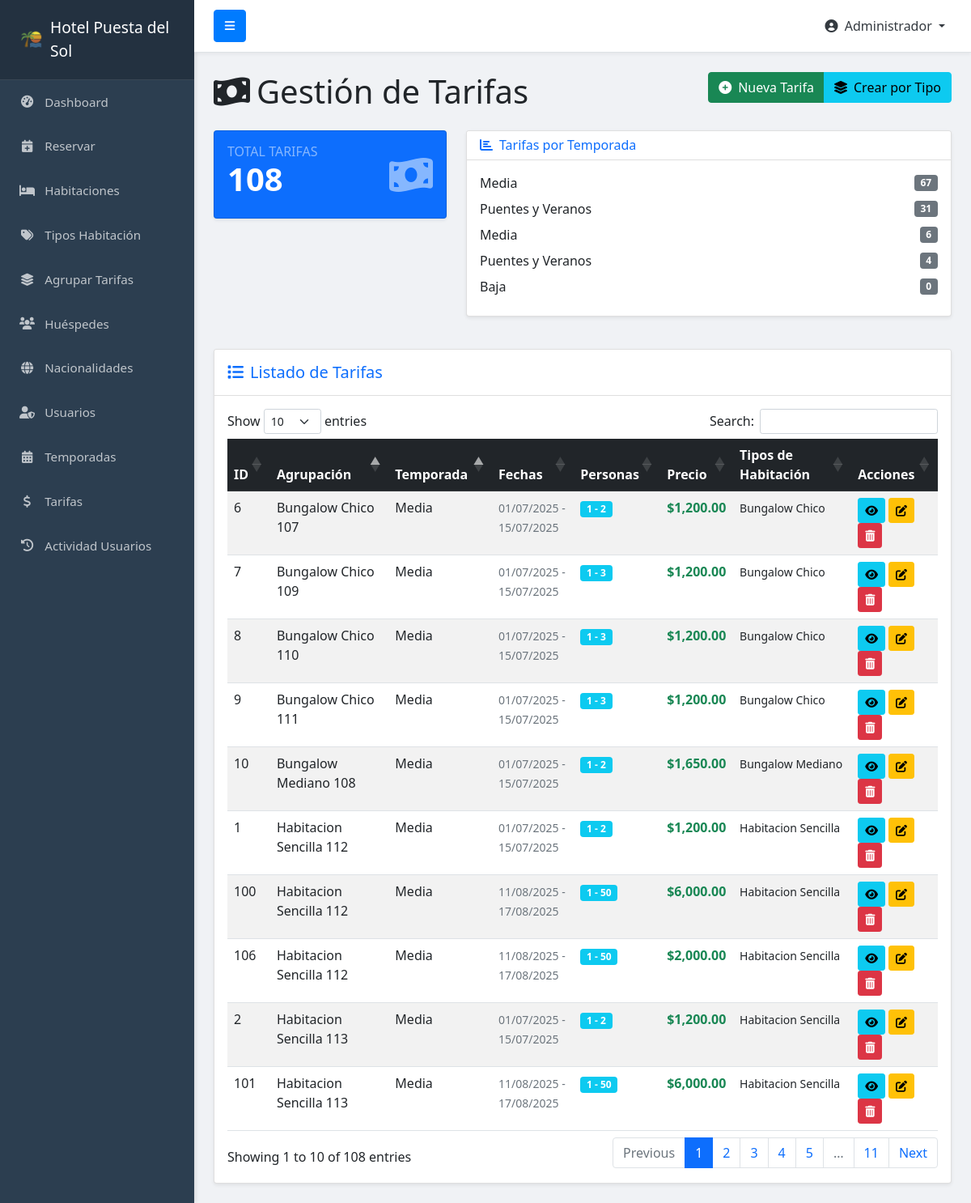
Screenshot of /sol/tarifa/tarifasfunciona.php (signed in) with the database file from the repository.
### tables this page shows
CREATE TABLE `tarifas` (
  `id` int(11) NOT NULL,
  `id_agrupacion` int(11) DEFAULT NULL,
  `id_tipo_habitacion` int(11) DEFAULT NULL,
  `id_temporada` int(11) DEFAULT NULL,
  `personas_min` int(11) DEFAULT NULL,
  `personas_max` int(11) DEFAULT NULL,
  `noches_min` int(11) DEFAULT '1',
  `noches_max` int(11) DEFAULT NULL,
  `precio` decimal(10,2) DEFAULT NULL,
  `ultima_actualizacion` timestamp NOT NULL DEFAULT CURRENT_TIMESTAMP ON UPDATE CURRENT_TIMESTAMP
);

CREATE TABLE `agrupaciones` (
  `id` int(11) NOT NULL,
  `nombre` varchar(100) DEFAULT NULL,
  `descripcion` text
);

CREATE TABLE `temporadas` (
  `id` int(11) NOT NULL,
  `nombre` varchar(100) DEFAULT NULL,
  `fecha_inicio` date DEFAULT NULL,
  `fecha_fin` date DEFAULT NULL,
  `color` varchar(7) DEFAULT '#007bff'
);

### sol/tarifa/tarifasfunciona.php (the view, shortened to what this page needs)
<?php
require_once '../config/db_connect.php';
$query_tarifas = "SELECT t.id, t.personas_min, t.personas_max, t.precio,
                        a.nombre as agrupacion_nombre, a.descripcion as agrupacion_descripcion,
                        temp.nombre as temporada_nombre, temp.fecha_inicio, temp.fecha_fin,
                        GROUP_CONCAT(DISTINCT th.nombre SEPARATOR ', ') as tipos_habitacion
                 FROM tarifas t
                 LEFT JOIN agrupaciones a ON t.id_agrupacion = a.id
                 LEFT JOIN temporadas temp ON t.id_temporada = temp.id
                 LEFT JOIN agrupacion_habitaciones ah ON a.id = ah.id_agrupacion
                 LEFT JOIN habitaciones h ON ah.id_habitacion = h.id
                 LEFT JOIN tipos_habitacion th ON h.id_tipo_habitacion = th.id
                 GROUP BY t.id, t.personas_min, t.personas_max, t.precio, a.nombre, a.descripcion, temp.nombre, temp.fecha_inicio, temp.fecha_fin
                 ORDER BY temp.fecha_inicio ASC, a.nombre ASC";
$result_tarifas = mysqli_query($conn, $query_tarifas);
$stats = [];
$stats['total'] = mysqli_num_rows($result_tarifas);
$stats_temporadas_query = "SELECT temp.nombre, COUNT(t.id) as total
                          FROM temporadas temp
                          LEFT JOIN tarifas t ON temp.id = t.id_temporada
                          GROUP BY temp.id, temp.nombre
                          ORDER BY total DESC LIMIT 5";
$stats_temporadas_result = mysqli_query($conn, $stats_temporadas_query);
?>
<!DOCTYPE html>
<html lang="es">
<head>
    <link href="https://cdn.jsdelivr.net/npm/bootstrap@5.1.3/dist/css/bootstrap.min.css" rel="stylesheet">
    <link rel="stylesheet" href="https://cdnjs.cloudflare.com/ajax/libs/font-awesome/6.0.0-beta3/css/all.min.css">
    <link rel="stylesheet" href="https://cdn.datatables.net/1.11.3/css/dataTables.bootstrap5.min.css">
    <link rel="stylesheet" href="https://cdn.jsdelivr.net/npm/sweetalert2@11/dist/sweetalert2.min.css">
</head>
<body>
    <?php require_once '../includes/sidebar.php'; ?>
    <div id="page-content-wrapper">
        <div class="container-fluid mt-4">
            <div class="row">
                <div class="col-12">
                    <h1 class="mb-4">
                        <i class="fas fa-money-bill-wave me-2"></i>Gestión de Tarifas
                        <div class="btn-group float-end" role="group">
                            <button class="btn btn-success" data-bs-toggle="modal" data-bs-target="#modalCrearTarifa">
                                <i class="fas fa-plus-circle me-2"></i>Nueva Tarifa
                            </button>
                            <button class="btn btn-info" data-bs-toggle="modal" data-bs-target="#modalCrearPorTipo">
                                <i class="fas fa-layer-group me-2"></i>Crear por Tipo
                            </button>
                        </div>
                    </h1>
                </div>
            </div>
            <div class="row mb-4">
                <div class="col-md-4 mb-3">
                    <div class="card bg-primary text-white shadow-sm card-stats">
                        <div class="card-body">
                            <div class="d-flex justify-content-between align-items-center">
                                <div>
                                    <h6 class="text-uppercase text-white-50 mb-0">Total Tarifas</h6>
                                    <h3 class="display-6 fw-bold"><?php echo $stats['total']; ?></h3>
                                </div>
                                <i class="fas fa-money-bill-wave fa-3x text-white-50"></i>
                            </div>
                        </div>
                    </div>
                </div>
                <div class="col-md-8 mb-3">
                    <div class="card shadow-sm">
                        <div class="card-header bg-white">
                            <h6 class="mb-0 text-primary"><i class="fas fa-chart-bar me-2"></i>Tarifas por Temporada</h6>
                        </div>
                        <div class="card-body">
                            <?php while ($stat_temp = mysqli_fetch_assoc($stats_temporadas_result)): ?>
                                <div class="d-flex justify-content-between align-items-center mb-2">
                                    <span><?php echo htmlspecialchars($stat_temp['nombre']); ?></span>
                                    <span class="badge bg-secondary"><?php echo $stat_temp['total']; ?></span>
                                </div>
                            <?php endwhile; ?>
                        </div>
                    </div>
                </div>
            </div>
            <div class="card shadow-sm mb-4">
                <div class="card-header bg-white py-3">
                    <h5 class="mb-0 text-primary"><i class="fas fa-list me-2"></i>Listado de Tarifas</h5>
                </div>
                <div class="card-body">
                    <div class="table-responsive">
                        <table id="tarifasTable" class="table table-hover table-striped" style="width:100%">
                            <thead class="table-dark">
                                <tr>
                                    <th>ID</th>
                                    <th>Agrupación</th>
                                    <th>Temporada</th>
                                    <th>Fechas</th>
                                    <th>Personas</th>
                                    <th>Precio</th>
                                    <th>Tipos de Habitación</th>
                                    <th>Acciones</th>
                                </tr>
                            </thead>
                            <tbody>
                                <?php mysqli_data_seek($result_tarifas, 0); ?>
                                <?php while ($tarifa = mysqli_fetch_assoc($result_tarifas)): ?>
                                    <tr>
                                        <td><?php echo htmlspecialchars($tarifa['id']); ?></td>
                                        <td><?php echo htmlspecialchars($tarifa['agrupacion_nombre']); ?></td>
                                        <td><?php echo htmlspecialchars($tarifa['temporada_nombre']); ?></td>
                                        <td>
                                            <small class="text-muted">
                                                <?php echo date('d/m/Y', strtotime($tarifa['fecha_inicio'])); ?> -
                                                <?php echo date('d/m/Y', strtotime($tarifa['fecha_fin'])); ?>
                                            </small>
                                        </td>
                                        <td>
                                            <span class="badge bg-info">
                                                <?php echo $tarifa['personas_min']; ?> - <?php echo $tarifa['personas_max']; ?>
                                            </span>
                                        </td>
                                        <td>
                                            <strong class="text-success">$<?php echo number_format($tarifa['precio'], 2); ?></strong>
                                        </td>
                                        <td>
                                            <small><?php echo htmlspecialchars($tarifa['tipos_habitacion']); ?></small>
                                        </td>
                                        <td>
                                            <button class="btn btn-sm btn-info ver-detalles-btn" data-id="<?php echo $tarifa['id']; ?>" title="Ver Detalles">
                                                <i class="fas fa-eye"></i>
                                            </button>
                                            <button class="btn btn-sm btn-warning editar-btn" data-id="<?php echo $tarifa['id']; ?>" title="Editar">
                                                <i class="fas fa-edit"></i>
                                            </button>
                                            <button class="btn btn-sm btn-danger eliminar-btn" data-id="<?php echo $tarifa['id']; ?>" title="Eliminar">
                                                <i class="fas fa-trash-alt"></i>
                                            </button>
                                        </td>
                                    </tr>
                                <?php endwhile; ?>
                            </tbody>
                        </table>
                    </div>
                </div>
            </div>
        </div>
    </div>
</body>
</html>

### sol/tarifa/tarifasfunciona.php (style rules this page uses)
body { overflow-x: hidden; background-color: #f8f9fa; }
.card-stats { transition: transform 0.2s; }

### sol/includes/sidebar.php (style rules this page uses)
body { overflow-x: hidden; background-color: #f0f2f5; }
#page-content-wrapper { min-width: 100vw; }
@media (min-width: 768px) { #page-content-wrapper { min-width: 0; width: 100%; } }

### rows the page displays
tarifas: id "6", id_agrupacion.nombre "Bungalow Chico 107", id_temporada.nombre "Media", id_temporada.fecha_inicio "01/07/2025", id_temporada.fecha_fin "15/07/2025", personas_min "1", personas_max "2", precio "1,200.00", tipos_habitacion "Bungalow Chico"
tarifas: id "7", id_agrupacion.nombre "Bungalow Chico 109", id_temporada.nombre "Media", id_temporada.fecha_inicio "01/07/2025", id_temporada.fecha_fin "15/07/2025", personas_min "1", personas_max "3", precio "1,200.00", tipos_habitacion "Bungalow Chico"
tarifas: id "8", id_agrupacion.nombre "Bungalow Chico 110", id_temporada.nombre "Media", id_temporada.fecha_inicio "01/07/2025", id_temporada.fecha_fin "15/07/2025", personas_min "1", personas_max "3", precio "1,200.00", tipos_habitacion "Bungalow Chico"
tarifas: id "9", id_agrupacion.nombre "Bungalow Chico 111", id_temporada.nombre "Media", id_temporada.fecha_inicio "01/07/2025", id_temporada.fecha_fin "15/07/2025", personas_min "1", personas_max "3", precio "1,200.00", tipos_habitacion "Bungalow Chico"
tarifas: id "10", id_agrupacion.nombre "Bungalow Mediano 108", id_temporada.nombre "Media", id_temporada.fecha_inicio "01/07/2025", id_temporada.fecha_fin "15/07/2025", personas_min "1", personas_max "2", precio "1,650.00", tipos_habitacion "Bungalow Mediano"
tarifas: id "1", id_agrupacion.nombre "Habitacion Sencilla 112", id_temporada.nombre "Media", id_temporada.fecha_inicio "01/07/2025", id_temporada.fecha_fin "15/07/2025", personas_min "1", personas_max "2", precio "1,200.00", tipos_habitacion "Habitacion Sencilla"
tarifas: id "2", id_agrupacion.nombre "Habitacion Sencilla 113", id_temporada.nombre "Media", id_temporada.fecha_inicio "01/07/2025", id_temporada.fecha_fin "15/07/2025", personas_min "1", personas_max "2", precio "1,200.00", tipos_habitacion "Habitacion Sencilla"
tarifas: id "100", id_agrupacion.nombre "Habitacion Sencilla 112", id_temporada.nombre "Media", id_temporada.fecha_inicio "11/08/2025", id_temporada.fecha_fin "17/08/2025", personas_min "1", personas_max "50", precio "6,000.00", tipos_habitacion "Habitacion Sencilla"
tarifas: id "106", id_agrupacion.nombre "Habitacion Sencilla 112", id_temporada.nombre "Media", id_temporada.fecha_inicio "11/08/2025", id_temporada.fecha_fin "17/08/2025", personas_min "1", personas_max "50", precio "2,000.00", tipos_habitacion "Habitacion Sencilla"
tarifas: id "101", id_agrupacion.nombre "Habitacion Sencilla 113", id_temporada.nombre "Media", id_temporada.fecha_inicio "11/08/2025", id_temporada.fecha_fin "17/08/2025", personas_min "1", personas_max "50", precio "6,000.00", tipos_habitacion "Habitacion Sencilla"

### other values shown
$_SESSION['nombre'] "Administrador"
$stats['total'] "108"
$stat_temp['nombre'] "Media"
$stat_temp['total'] "67"
$stat_temp['nombre'] "Puentes y Veranos"
$stat_temp['total'] "31"
$stat_temp['total'] "6"
$stat_temp['total'] "4"
$stat_temp['nombre'] "Baja"
$stat_temp['total'] "0"
